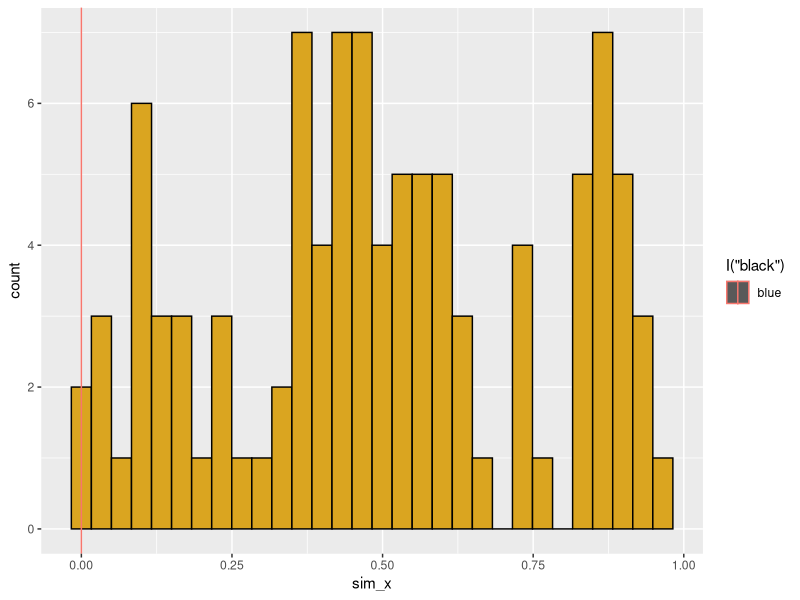

Recreate this plot in R.
## ---- chunk 1
counter <- 0
num_vector<-c(0,0,0,0,3,4,5,3,6,7,5,3,2,4,2,1,4,6,9,0,3,4,7,8,0,2,34,56,6,9,0,2,3,56,7,8,9,0,2,2,4,4,6,7,9,9,0,0,8,7,5)
for (i in 1:length(num_vector)) {
  if(num_vector[i]==0) {
    counter <- counter+1
  }
}
print(counter)
## ---- chunk 2
num_vector_sub <-length(num_vector[num_vector==0])
print(num_vector_sub)
## ---- chunk 3
#############################################
# FUNCTION: my_function
# input:two integers representing the number of rows and columns in a matrix
# output: a matrix of these dimensions in which each element is the product of the row number x the column number
# -------------------------------------------
my_function <- function(x=5, y=5) {
  mat <- matrix(sample(runif(10), size=x*y, replace=TRUE),
              nrow=x,
              ncol=y)
    for(i in 1:x) {
      for(j in 1:y){
        mat[i,j] <- i*j
      }
    } 
  return(mat)
}  
print(my_function())
## ---- chunk 4
# Part a, simulating a data set 
three_groups <- c(rep("group_1",4),rep("group_2",5), rep("group_3",3))
print(three_groups)
response_variable <- c(runif(4)+3, runif(5)+7, runif(3)-0.5)
print(response_variable)
df<- data.frame(group=three_groups,res=response_variable)
print(df)

# part b, custom function
df_sim <- df
df_sim$res <- sample(df_sim$res)
print(df_sim)

sim <- tapply(df_sim$res,df$group,mean)
print(sim)
sim_vector <- as.vector(sim)
print(sim_vector)

# Part c, for loop
##################################################
# function: shuffle_data
# Purpose: use for loop to repeat function 100 times
# input: means of shuffled response variables in vector form
# output: 4-column data frame (replicate #, group mean 1, group mean2, group mean 3)
#------------------------------------------------- 
shuffle_data <-  function(data=NULL) {
  data$res <- sample(data$res)
                 
return(data)
}
shuffle_data(df) 

get_metric <- function(data=NULL) {
. <- summary(aov(data=data,res~group))
p_val <- .[[1]][["Pr(>F)"]][1]

return(p_val)
}
get_pval <- function(z=NULL) {
                    if(is.null(z)){
                      z <- list(x_obs=runif(1),x_sim=runif(1000))}
                      p_lower <- mean(z[[2]]<=z[[1]])
                      p_upper <- mean(z[[2]]>=z[[1]])
return(c(pl=p_lower,pu=p_upper))
                    }          
n_sim <- 100
x_sim <- rep(NA,n_sim) # vector of simulated slopes
df <- df
x_obs <- get_metric(df)
for (i in seq_len(n_sim)) {
x_sim[i] <- get_metric(shuffle_data(df))
}
head(x_sim)
p_value <- list(x_obs,x_sim)
get_pval(p_value)
library(ggplot2)
plot_ran_test <- function(z=NULL) {
                if(is.null(z)){
                  z <- list(rnorm(1),rnorm(1000)) }
df <- data.frame(ID=seq_along(z[[2]]),sim_x=z[[2]])

p1 <- ggplot(data=df) + 
       aes(x=sim_x)

p1 + geom_histogram(aes(fill=I("goldenrod"),
                        color=I("black"))) +
     geom_vline(aes(xintercept=z[[1]],
               col="blue")) 

                  }

plot_ran_test(p_value)


